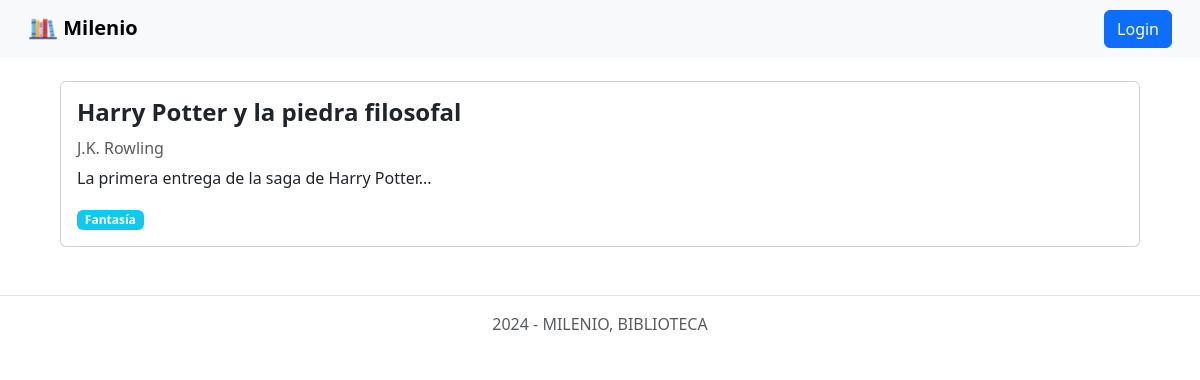
The page /detail/4 on the database its author committed.
### tables this page shows
CREATE TABLE `libros` (
  `id` int(11) NOT NULL,
  `titulo` varchar(100) NOT NULL,
  `autor` varchar(100) NOT NULL,
  `reseña` text DEFAULT NULL,
  `genero_nombre` varchar(255) NOT NULL
);

### app/views/catalogo.view.php (called while the page is built, shortened)
<?php
class CatalogoView {
    public function showDetail($libro) {
        include_once 'templates/detail.phtml';
    }
}

### app/models/libro.model.php (called while the page is built, shortened)
<?php
class LibroModel {
    private $db;
    public function __construct() {
       $this->db = new PDO('mysql:host=localhost;dbname=milenio_db;charset=utf8', 'root', '');
    }
    public function getLibro($id) {
        $query = $this->db->prepare('SELECT * FROM libros WHERE id = ?');
        $query->execute([$id]);
        $libros = $query->fetch(PDO::FETCH_OBJ);
        return $libros;
    }
}

### templates/detail.phtml (the view, shortened to what this page needs)
<?php require 'templates/layout/header.phtml'; ?>
<div class="d-flex justify-content-center mt-4">
    <div class="card" style="width: 90%;">
        <div class="card-body">
            <h4 class="card-title mb-3 fw-bold"><?php echo $libro->titulo; ?></h4>
            <h6 class="card-subtitle mb-2 text-body-secondary"><?php echo $libro->autor; ?></h6>
            <p class="card-text"><?php echo $libro->reseña; ?></p>
            <span class="badge bg-info"><?php echo $libro->genero_nombre; ?></span>
        </div>
    </div>
</div>
<?php require 'templates/layout/footer.phtml';?>

### rows shown on the page
libros: titulo "Harry Potter y la piedra filosofal", autor "J.K. Rowling", reseña "La primera entrega de la saga de Harry Potter...", genero_nombre "Fantasía"
